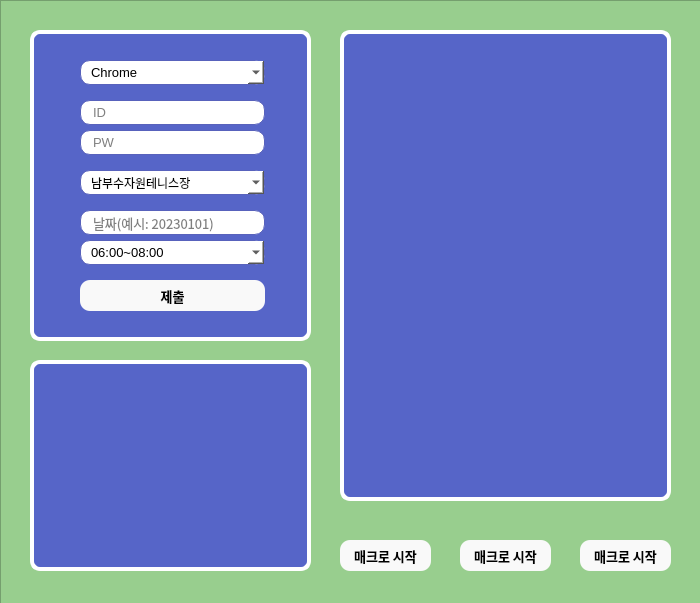
<?xml version="1.0" encoding="UTF-8"?>
<ui version="4.0">
 <class>MainWindow</class>
 <widget class="QMainWindow" name="MainWindow">
  <property name="geometry">
   <rect>
    <x>0</x>
    <y>0</y>
    <width>700</width>
    <height>603</height>
   </rect>
  </property>
  <property name="windowTitle">
   <string>부천시 공공테니스장 예약매크로</string>
  </property>
  <property name="windowIcon">
   <iconset resource="image_button/tennis.qrc">
    <normaloff>:/image/tennis_icon.ico</normaloff>:/image/tennis_icon.ico</iconset>
  </property>
  <property name="iconSize">
   <size>
    <width>50</width>
    <height>50</height>
   </size>
  </property>
  <widget class="QWidget" name="centralwidget">
   <widget class="QFrame" name="frame">
    <property name="geometry">
     <rect>
      <x>0</x>
      <y>0</y>
      <width>701</width>
      <height>741</height>
     </rect>
    </property>
    <property name="styleSheet">
     <string notr="true">QFrame {
	background-color: rgb(152, 206, 142);
}</string>
    </property>
    <property name="frameShape">
     <enum>QFrame::StyledPanel</enum>
    </property>
    <property name="frameShadow">
     <enum>QFrame::Raised</enum>
    </property>
    <widget class="QFrame" name="frame_2">
     <property name="geometry">
      <rect>
       <x>30</x>
       <y>30</y>
       <width>281</width>
       <height>311</height>
      </rect>
     </property>
     <property name="styleSheet">
      <string notr="true">QFrame {
	background-color: rgb(86, 101, 200);
	border-radius: 10px;
	border: 4px solid rgb(255, 255, 255);
}</string>
     </property>
     <property name="frameShape">
      <enum>QFrame::StyledPanel</enum>
     </property>
     <property name="frameShadow">
      <enum>QFrame::Raised</enum>
     </property>
     <widget class="QComboBox" name="browserBox">
      <property name="geometry">
       <rect>
        <x>50</x>
        <y>30</y>
        <width>185</width>
        <height>25</height>
       </rect>
      </property>
      <property name="font">
       <font>
        <family>Segoe UI</family>
        <pointsize>10</pointsize>
        <weight>50</weight>
        <bold>false</bold>
       </font>
      </property>
      <property name="styleSheet">
       <string notr="true">QComboBox {
	border: 1px solid rgb(88, 98, 188);
	border-radius: 10px;
	color: rgb(0, 0, 0);
	padding-left: 10px;
	padding-right: 10px;
	background-color: rgb(255, 255, 255);

}
QComboBox:hover {
	border: 2px solid rgb(110, 129, 255);
}
QComboBox:focus {
	border: 2px solid rgb(72, 144, 216);
}
QListView {
	background-color: rgb(255, 255, 255);
}</string>
      </property>
      <item>
       <property name="text">
        <string>Chrome</string>
       </property>
      </item>
      <item>
       <property name="text">
        <string>Firefox</string>
       </property>
      </item>
      <item>
       <property name="text">
        <string>Microsoft Edge</string>
       </property>
      </item>
     </widget>
     <widget class="QLineEdit" name="idEdit">
      <property name="geometry">
       <rect>
        <x>50</x>
        <y>70</y>
        <width>185</width>
        <height>25</height>
       </rect>
      </property>
      <property name="font">
       <font>
        <family>Segoe UI</family>
        <pointsize>10</pointsize>
        <weight>50</weight>
        <bold>false</bold>
       </font>
      </property>
      <property name="styleSheet">
       <string notr="true">QLineEdit {
	border: 1px solid rgb(88, 98, 188);
	border-radius: 10px;
	color: rgb(0, 0, 0);
	padding-left: 10px;
	padding-right: 10px;
	background-color: rgb(255, 255, 255);
}
QLineEdit:hover {
	border: 2px solid rgb(110, 129, 255);
}
QLineEdit:focus {
	border: 2px solid rgb(72, 144, 216);
}</string>
      </property>
      <property name="placeholderText">
       <string>ID</string>
      </property>
     </widget>
     <widget class="QLineEdit" name="pwEdit">
      <property name="geometry">
       <rect>
        <x>50</x>
        <y>100</y>
        <width>185</width>
        <height>25</height>
       </rect>
      </property>
      <property name="font">
       <font>
        <family>Segoe UI</family>
        <pointsize>10</pointsize>
        <weight>50</weight>
        <bold>false</bold>
       </font>
      </property>
      <property name="styleSheet">
       <string notr="true">QLineEdit {
	border: 1px solid rgb(88, 98, 188);
	border-radius: 10px;
	color: rgb(0, 0, 0);
	padding-left: 10px;
	padding-right: 10px;
	background-color: rgb(255, 255, 255);
}
QLineEdit:hover {
	border: 2px solid rgb(110, 129, 255);
}
QLineEdit:focus {
	border: 2px solid rgb(72, 144, 216);
}</string>
      </property>
      <property name="echoMode">
       <enum>QLineEdit::Normal</enum>
      </property>
      <property name="placeholderText">
       <string>PW</string>
      </property>
     </widget>
     <widget class="QComboBox" name="courtBox">
      <property name="geometry">
       <rect>
        <x>50</x>
        <y>140</y>
        <width>185</width>
        <height>25</height>
       </rect>
      </property>
      <property name="font">
       <font>
        <family>맑은 고딕</family>
        <pointsize>9</pointsize>
       </font>
      </property>
      <property name="styleSheet">
       <string notr="true">QComboBox {
	border: 1px solid rgb(88, 98, 188);
	border-radius: 10px;
	color: rgb(0, 0, 0);
	padding-left: 10px;
	padding-right: 10px;
	background-color: rgb(255, 255, 255);
}
QComboBox:hover {
	border: 2px solid rgb(110, 129, 255);
}
QComboBox:focus {
	border: 2px solid rgb(72, 144, 216);
}
QListView {
	background-color: rgb(255, 255, 255);
}</string>
      </property>
      <item>
       <property name="text">
        <string>남부수자원테니스장</string>
       </property>
      </item>
      <item>
       <property name="text">
        <string>종합운동장테니스장</string>
       </property>
      </item>
      <item>
       <property name="text">
        <string>부천체육관(하드)테니스장</string>
       </property>
      </item>
      <item>
       <property name="text">
        <string>성주산체육공원테니스장</string>
       </property>
      </item>
      <item>
       <property name="text">
        <string>원미테니스장</string>
       </property>
      </item>
      <item>
       <property name="text">
        <string>부천실내테니스장</string>
       </property>
      </item>
      <item>
       <property name="text">
        <string>오정레포츠센터 테니스장</string>
       </property>
      </item>
      <item>
       <property name="text">
        <string>소사배수지테니스장</string>
       </property>
      </item>
      <item>
       <property name="text">
        <string>복사골테니스장</string>
       </property>
      </item>
      <item>
       <property name="text">
        <string>해그늘체육공원 테니스장</string>
       </property>
      </item>
     </widget>
     <widget class="QComboBox" name="timeBox">
      <property name="geometry">
       <rect>
        <x>50</x>
        <y>210</y>
        <width>185</width>
        <height>25</height>
       </rect>
      </property>
      <property name="font">
       <font>
        <family>Segoe UI</family>
        <pointsize>10</pointsize>
        <weight>50</weight>
        <bold>false</bold>
       </font>
      </property>
      <property name="styleSheet">
       <string notr="true">QComboBox {
	border: 1px solid rgb(88, 98, 188);
	border-radius: 10px;
	color: rgb(0, 0, 0);
	padding-left: 10px;
	padding-right: 10px;
	background-color: rgb(255, 255, 255);
}
QComboBox:hover {
	border: 2px solid rgb(110, 129, 255);
}
QComboBox:focus {
	border: 2px solid rgb(72, 144, 216);
}
QListView {
	background-color: rgb(255, 255, 255);
}</string>
      </property>
      <item>
       <property name="text">
        <string>06:00~08:00</string>
       </property>
      </item>
      <item>
       <property name="text">
        <string>08:00~10:00</string>
       </property>
      </item>
      <item>
       <property name="text">
        <string>10:00~12:00</string>
       </property>
      </item>
      <item>
       <property name="text">
        <string>12:00~14:00</string>
       </property>
      </item>
      <item>
       <property name="text">
        <string>14:00~16:00</string>
       </property>
      </item>
      <item>
       <property name="text">
        <string>16:00~18:00</string>
       </property>
      </item>
      <item>
       <property name="text">
        <string>18:00~20:00</string>
       </property>
      </item>
      <item>
       <property name="text">
        <string>20:00~22:00</string>
       </property>
      </item>
     </widget>
     <widget class="QPushButton" name="infoButton">
      <property name="geometry">
       <rect>
        <x>50</x>
        <y>250</y>
        <width>185</width>
        <height>31</height>
       </rect>
      </property>
      <property name="font">
       <font>
        <family>맑은 고딕</family>
        <pointsize>10</pointsize>
        <weight>75</weight>
        <bold>true</bold>
       </font>
      </property>
      <property name="styleSheet">
       <string notr="true">QPushButton {
	background-color: rgb(249, 249, 249);
	border-radius: 10px;
}
QPushButton:hover {
	border: 2px solid rgb(110, 129, 255);
}</string>
      </property>
      <property name="text">
       <string>제출</string>
      </property>
     </widget>
     <widget class="QLineEdit" name="dateEdit">
      <property name="geometry">
       <rect>
        <x>50</x>
        <y>180</y>
        <width>185</width>
        <height>25</height>
       </rect>
      </property>
      <property name="font">
       <font>
        <family>맑은 고딕</family>
        <pointsize>10</pointsize>
        <weight>50</weight>
        <bold>false</bold>
       </font>
      </property>
      <property name="styleSheet">
       <string notr="true">QLineEdit {
	border: 1px solid rgb(88, 98, 188);
	border-radius: 10px;
	color: rgb(0, 0, 0);
	padding-left: 10px;
	padding-right: 10px;
	background-color: rgb(255, 255, 255);
}
QLineEdit:hover {
	border: 2px solid rgb(110, 129, 255);
}
QLineEdit:focus {
	border: 2px solid rgb(72, 144, 216);
}</string>
      </property>
      <property name="placeholderText">
       <string>날짜(예시: 20230101)</string>
      </property>
     </widget>
    </widget>
    <widget class="QTextBrowser" name="infoBrowser">
     <property name="geometry">
      <rect>
       <x>340</x>
       <y>30</y>
       <width>331</width>
       <height>471</height>
      </rect>
     </property>
     <property name="styleSheet">
      <string notr="true">QTextBrowser {
	background-color: rgb(86, 101, 200);
	border-radius: 10px;
	color: rgb(255, 255, 255);
	border: 4px solid rgb(255, 255, 255);
	padding-left: 5px;
}</string>
     </property>
    </widget>
    <widget class="QTextBrowser" name="progressBrowser">
     <property name="geometry">
      <rect>
       <x>30</x>
       <y>360</y>
       <width>281</width>
       <height>211</height>
      </rect>
     </property>
     <property name="styleSheet">
      <string notr="true">QTextBrowser {
	background-color: rgb(86, 101, 200);
	border-radius: 10px;
	color: rgb(255, 255, 255);
	border: 4px solid rgb(255, 255, 255);
	padding-left: 5px;
}</string>
     </property>
    </widget>
    <widget class="QPushButton" name="chromeButton">
     <property name="geometry">
      <rect>
       <x>340</x>
       <y>540</y>
       <width>91</width>
       <height>31</height>
      </rect>
     </property>
     <property name="font">
      <font>
       <family>맑은 고딕</family>
       <pointsize>10</pointsize>
       <weight>75</weight>
       <bold>true</bold>
      </font>
     </property>
     <property name="styleSheet">
      <string notr="true">QPushButton {
	background-color: rgb(249, 249, 249);
	border-radius: 10px;
}
QPushButton:hover {
	border: 2px solid rgb(189, 255, 176);
}</string>
     </property>
     <property name="text">
      <string>매크로 시작</string>
     </property>
    </widget>
    <widget class="QPushButton" name="firefoxButton">
     <property name="geometry">
      <rect>
       <x>460</x>
       <y>540</y>
       <width>91</width>
       <height>31</height>
      </rect>
     </property>
     <property name="font">
      <font>
       <family>맑은 고딕</family>
       <pointsize>10</pointsize>
       <weight>75</weight>
       <bold>true</bold>
      </font>
     </property>
     <property name="styleSheet">
      <string notr="true">QPushButton {
	background-color: rgb(249, 249, 249);
	border-radius: 10px;
}
QPushButton:hover {
	border: 2px solid rgb(189, 255, 176);
}</string>
     </property>
     <property name="text">
      <string>매크로 시작</string>
     </property>
    </widget>
    <widget class="QPushButton" name="edgeButton">
     <property name="geometry">
      <rect>
       <x>580</x>
       <y>540</y>
       <width>91</width>
       <height>31</height>
      </rect>
     </property>
     <property name="font">
      <font>
       <family>맑은 고딕</family>
       <pointsize>10</pointsize>
       <weight>75</weight>
       <bold>true</bold>
      </font>
     </property>
     <property name="styleSheet">
      <string notr="true">QPushButton {
	background-color: rgb(249, 249, 249);
	border-radius: 10px;
}
QPushButton:hover {
	border: 2px solid rgb(189, 255, 176);
}</string>
     </property>
     <property name="text">
      <string>매크로 시작</string>
     </property>
    </widget>
    <widget class="QPushButton" name="pushButton">
     <property name="geometry">
      <rect>
       <x>490</x>
       <y>506</y>
       <width>31</width>
       <height>31</height>
      </rect>
     </property>
     <property name="styleSheet">
      <string notr="true">QPushButton {
	background-color: rgb(152, 206, 142);
	border-radius: 10px;
}</string>
     </property>
     <property name="text">
      <string/>
     </property>
     <property name="icon">
      <iconset resource="image_button/tennis.qrc">
       <normaloff>:/image/firefox_logo.png</normaloff>:/image/firefox_logo.png</iconset>
     </property>
     <property name="iconSize">
      <size>
       <width>24</width>
       <height>24</height>
      </size>
     </property>
     <property name="flat">
      <bool>true</bool>
     </property>
    </widget>
    <widget class="QPushButton" name="pushButton_2">
     <property name="geometry">
      <rect>
       <x>610</x>
       <y>506</y>
       <width>31</width>
       <height>31</height>
      </rect>
     </property>
     <property name="styleSheet">
      <string notr="true">QPushButton {
	background-color: rgb(152, 206, 142);
	border-radius: 10px;
}</string>
     </property>
     <property name="text">
      <string/>
     </property>
     <property name="icon">
      <iconset resource="image_button/tennis.qrc">
       <normaloff>:/image/edge_logo.png</normaloff>:/image/edge_logo.png</iconset>
     </property>
     <property name="iconSize">
      <size>
       <width>24</width>
       <height>24</height>
      </size>
     </property>
     <property name="flat">
      <bool>true</bool>
     </property>
    </widget>
    <widget class="QPushButton" name="pushButton_3">
     <property name="geometry">
      <rect>
       <x>370</x>
       <y>506</y>
       <width>31</width>
       <height>31</height>
      </rect>
     </property>
     <property name="styleSheet">
      <string notr="true">QPushButton {
	background-color: rgb(152, 206, 142);
	border-radius: 10px;
}</string>
     </property>
     <property name="text">
      <string/>
     </property>
     <property name="icon">
      <iconset resource="image_button/tennis.qrc">
       <normaloff>:/image/chrome_logo.png</normaloff>:/image/chrome_logo.png</iconset>
     </property>
     <property name="iconSize">
      <size>
       <width>24</width>
       <height>24</height>
      </size>
     </property>
     <property name="flat">
      <bool>true</bool>
     </property>
    </widget>
   </widget>
  </widget>
 </widget>
 <resources>
  <include location="image_button/tennis.qrc"/>
 </resources>
 <connections/>
</ui>
